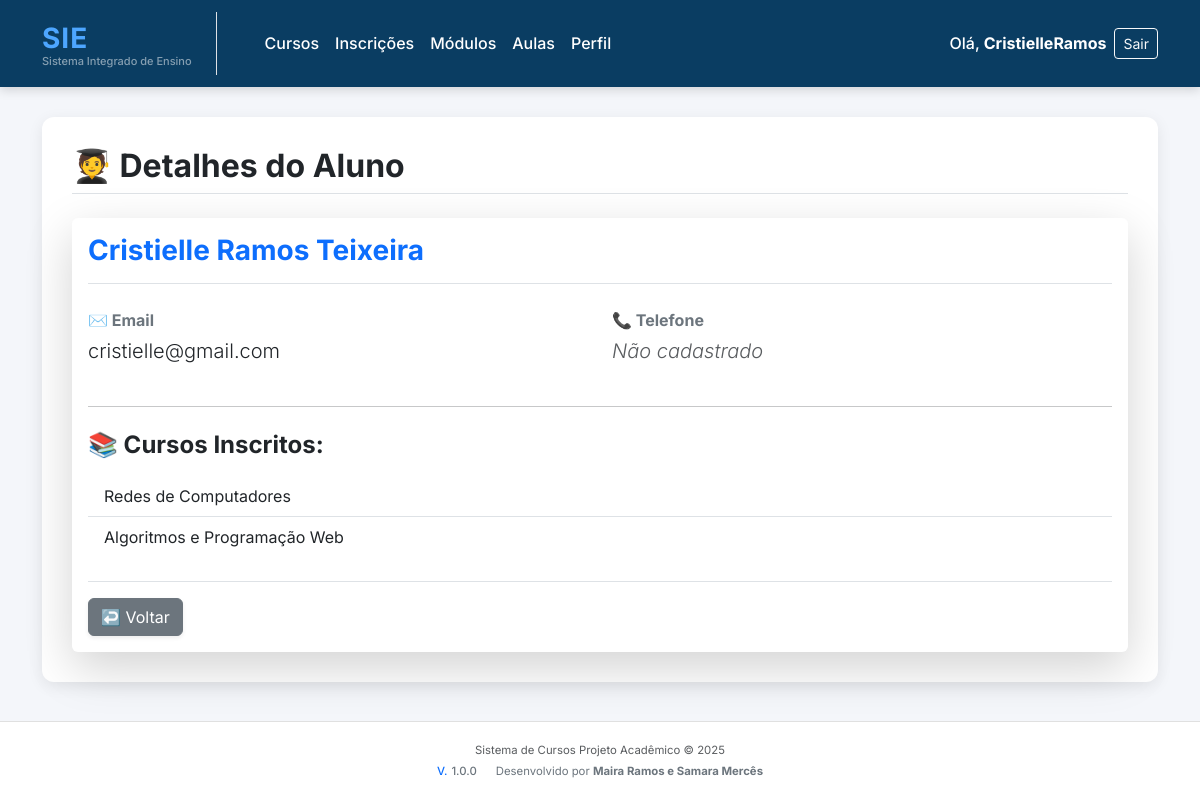
The page /alunos/2/ (signed in) on the database its author committed.
### alunos/models.py (models this page shows, shortened)
class Aluno(models.Model):
    user = models.OneToOneField(User, on_delete=models.CASCADE, null=True, blank=True)
    nome = models.CharField("Nome completo", max_length=200)
    email = models.EmailField("E-mail", unique=True)
    data_nascimento = models.DateField("Data de nascimento")
    class Meta:
        permissions = [
            ("ver_aluno", "Pode visualizar alunos"),
            ("criar_aluno", "Pode criar alunos"),
            ("editar_aluno", "Pode editar alunos"),
            ("deletar_aluno", "Pode deletar alunos"),
        ]

### cursos/models.py (models this page shows, shortened)
class Curso(models.Model):
    nome = models.CharField(max_length=100)
    descricao = models.TextField(blank=True)
    carga_horaria = models.PositiveIntegerField()
    class Meta:
        permissions = [
            ("ver_curso", "Pode visualizar cursos"),
            ("criar_curso", "Pode criar cursos"),
            ("editar_curso", "Pode editar cursos"),
            ("deletar_curso", "Pode deletar cursos"),
        ]

### alunos/views.py (the view)
# urls.py: path('<int:id>/', views.detalhes_aluno, name='detalhes'),
@login_required
def detalhes_aluno(request, id):
    aluno = get_object_or_404(Aluno, id=id)
    cursos_inscritos = Curso.objects.filter(inscricao__aluno=aluno)
    context = {
        'aluno': aluno,
        'cursos_inscritos': cursos_inscritos,
        'is_professor': usuario_e_professor(request.user)
    }
    return render(request, 'alunos/detalhes.html', context)

### alunos/views.py (called while the page is built)
def usuario_e_professor(user):
    try:
        grupo_professor = Group.objects.get(name="Professor")
        return grupo_professor in user.groups.all()
    except Group.DoesNotExist:
        return False

### templates/alunos/detalhes.html (shortened to what this page needs)
{% extends 'base.html' %}
{% block content %}
    <div class="d-flex justify-content-between align-items-center mb-4 pb-2 border-bottom">
        <h2 class="fw-bold mb-0">🧑‍🎓 Detalhes do Aluno</h2>
    </div>
    <div class="card shadow-lg border-0 mt-3">
        <div class="card-body">
            <h3 class="card-title fw-bold mb-4 text-primary pb-3 border-bottom">
                {{ aluno.nome }}
            </h3>
            <div class="row mb-4">
                <div class="col-md-6 mb-3">
                    <strong class="text-secondary d-block mb-1">✉️ Email</strong>
                    <p class="lead mb-0">{{ aluno.email }}</p>
                </div>
                <div class="col-md-6 mb-3">
                    <strong class="text-secondary d-block mb-1">📞 Telefone</strong>
                    <p class="lead mb-0">
                        {% if aluno.telefone %}
                            {{ aluno.telefone }}
                        {% else %}
                            <em class="text-muted">Não cadastrado</em>
                        {% endif %}
                    </p>
                </div>
            </div>
            <hr class="my-4">
            <h4 class="fw-bold mb-3 text-dark">📚 Cursos Inscritos:</h4>
            {% if cursos_inscritos %}
                <ul class="list-group list-group-flush mb-4">
                    {% for curso in cursos_inscritos %}
                        <li class="list-group-item d-flex justify-content-between align-items-center">
                            {{ curso.nome }}
                        </li>
                    {% endfor %}
                </ul>
            {% else %}
                <div class="alert alert-info" role="alert">
                    O aluno não está inscrito em nenhum curso.
                </div>
            {% endif %}
            <div class="mt-3 pt-3 border-top d-flex justify-content-start align-items-center">
                <a href="{% url 'alunos:listar' %}" class="btn btn-secondary shadow-sm" title="Voltar para a Lista de Alunos">
                    ↩️ Voltar
                </a>
            </div>
        </div>
    </div>
{% endblock %}

### templates/base.html (shortened to what this page needs)
<!DOCTYPE html>
<html lang="pt-br">
<head>
    <link href="https://cdn.jsdelivr.net/npm/bootstrap@5.3.0/dist/css/bootstrap.min.css" rel="stylesheet">
</head>
<body>
<nav class="navbar navbar-expand-lg navbar-modern sticky-top">
    <div class="container">
        <a class="navbar-brand d-flex flex-column align-items-start pe-3 pe-lg-4 border-end border-white-50" href="/">
            <span class="fw-bold logo-text" style="letter-spacing: 1px;">
                SIE
            </span>
            <small class="text-white-50" style="font-size: 11px; margin-top: -6px;">
                Sistema Integrado de Ensino
            </small>
        </a>
        <div class="collapse navbar-collapse justify-content-between" id="navbarNav">
            <ul class="navbar-nav me-auto mb-2 mb-lg-0 ms-lg-4">
                <li class="nav-item">
                    <a class="nav-link {% if request.path == '/cursos/' or request.path == '/cursos' %}active fw-bolder{% endif %}"
                       href="/cursos/" aria-current="page">Cursos</a>
                </li>
                <li class="nav-item">
                    <a class="nav-link {% if request.path == '/inscricoes/' or request.path == '/inscricoes' %}active fw-bolder{% endif %}"
                       href="/inscricoes/">Inscrições</a>
                </li>
                <li class="nav-item">
                    <a class="nav-link {% if request.path == '/modulos/' or request.path == '/modulos' %}active fw-bolder{% endif %}"
                       href="/modulos/">Módulos</a>
                </li>
                 <li class="nav-item">
                    <a class="nav-link {% if request.path == '/aulas/' or request.path == '/aulas' %}active fw-bolder{% endif %}"
                       href="/aulas/">Aulas</a>
                </li>
                <li class="nav-item">
                    <a class="nav-link {% if request.path == '/perfil/' or 'perfil' in request.path %}active fw-bolder{% endif %}"
                       href="/perfil/">Perfil</a>
                </li>
            </ul>
            <ul class="navbar-nav">
                {% if user.is_authenticated %}
                    <li class="nav-item d-flex align-items-center me-2">
                        <span class="nav-link p-0 text-white-50">Olá,</span>
                        <span class="nav-link fw-bold p-0 ms-1">{{ user.username }}</span>
                    </li>
                    <li class="nav-item">
                        <a class="btn btn-outline-light btn-sm" href="{% url 'usuarios:logout' %}">Sair</a>
                    </li>
                {% else %}
                    <li class="nav-item">
                        <a class="btn btn-outline-light btn-sm" href="{% url 'usuarios:login' %}">Entrar</a>
                    </li>
                {% endif %}
            </ul>
        </div>
    </div>
</nav>
<div class="main-content">
    <div class="container">
        <div class="main-box">
            {% block content %}
            {% endblock content %}
        </div>
    </div>
</div>
<footer>
    <div class="container small text-muted">
        <div class="mb-1">
            Sistema de Cursos Projeto Acadêmico © 2025
        </div>
        <div class="text-secondary">
            <span class="fw-medium me-3">
                <span class="text-primary me-1">V.</span>1.0.0
            </span>
            <span>
                Desenvolvido por <span class="fw-bold">Maira Ramos e Samara Mercês</span>
            </span>
        </div>
    </div>
</footer>
</body>
</html>

### templates/base.html (style rules this page uses)
:root { --primary-color: #0a3d62; --secondary-color: #4da6ff; --bg-light: #f4f6fa; }
body { background-color: var(--bg-light); font-family: "Inter", sans-serif; min-height: 100vh; display: flex; flex-direction: column; }
.navbar-modern { background: var(--primary-color); box-shadow: 0 3px 10px rgba(0, 0, 0, 0.15); padding-top: 0.75rem; padding-bottom: 0.75rem; }
.navbar-modern .nav-link, .navbar-modern .navbar-brand { color: #ffffff !important; font-weight: 500; transition: color 0.3s ease; }
.main-content { flex: 1; padding-bottom: 20px; }
.main-box { background: white; border-radius: 12px; padding: 30px; box-shadow: 0 4px 15px rgba(0, 0, 0, 0.08); margin-top: 30px; }
.logo-text { color: var(--secondary-color); font-size: 28px !important; }
footer { margin-top: auto; padding: 20px 0; text-align: center; color: #888; font-size: 13px; border-top: 1px solid #e0e0e0; background-color: white; }

### rows shown on the page
Aluno: nome "Cristielle Ramos Teixeira", email "cristielle@gmail.com"
Curso: nome "Redes de Computadores"
Curso: nome "Algoritmos e Programação Web"

### other values the page prints
{{ user.username }} "CristielleRamos"
